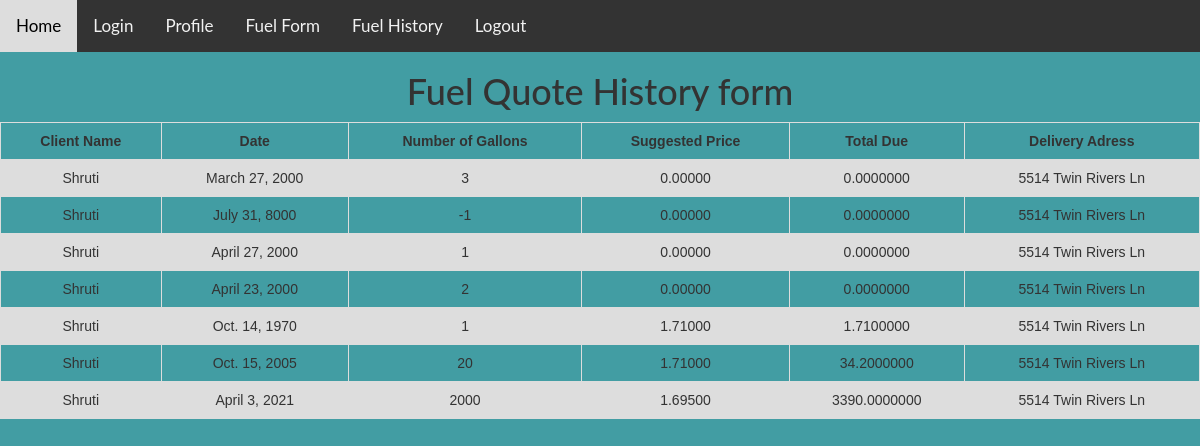
/fuelhistory/ (signed in), run on the app's committed database.
### accounts/models.py (models this page shows, shortened)
class UserProfile(models.Model):
    US_STATES = (('AL', 'Alabama'), ('AK', 'Alaska'), ('AZ', 'Arizona'),
    ('AR', 'Arkansas'), ('CA', 'California'), ('CO', 'Colorado'),
        ('CT', 'Connecticut'), ('DE', 'Delaware'), ('DC', 'District of Columbia'),
        ('FL', 'Florida'), ('GA', 'Georgia'), ('HI', 'Hawaii'), ('ID', 'Idaho'),
        ('IL', 'Illinois'), ('IN', 'Indiana'), ('IA', 'Iowa'), ('KS', 'Kansas'),
        ('KY', 'Kentucky'), ('LA', 'Louisiana'), ('ME', 'Maine'), ('MD', 'Maryland'),
        ('MA', 'Massachusetts'), ('MI', 'Michigan'), ('MN', 'Minnesota'),
        ('MS', 'Mississippi'), ('MO', 'Missouri'), ('MT', 'Montana'), ('NE', 'Nebraska'),
        ('NV', 'Nevada'), ('NH', 'New Hampshire'), ('NJ', 'New Jersey'), ('NM', 'New Mexico'), ('NY', 'New York'),
        ('NC', 'North Carolina'), ('ND', 'North Dakota'), ('OH', 'Ohio'), ('OK', 'Oklahoma'), ('OR', 'Oregon'),
        ('PA', 'Pennsylvania'), ('RI', 'Rhode Island'), ('SC', 'South Carolina'),
        ('SD', 'South Dakota'), ('TN', 'Tennessee'), ('TX', 'Texas'), ('UT', 'Utah'),
        ('VT', 'Vermont'), ('VA', 'Virginia'), ('WA', 'Washington'),
        ('WV', 'West Virginia'), ('WI', 'Wisconsin'), ('WY', 'Wyoming'))
    user = models.OneToOneField(
        User,
        on_delete=models.CASCADE,
    )
    Full_Name =models.CharField(max_length=50, default='', blank = False)
    Address1 = models.CharField(max_length=100, default='', blank=False)
    Address2 = models.CharField(max_length=100, default='', blank= True)
    City = models.CharField(max_length=100, default='', blank = False)
    State = models.CharField(max_length=5, choices=US_STATES, blank=False)
    Zipcode = models.CharField(max_length=9, blank=False, default='')

class UserFuelForm(models.Model):
    user = models.ForeignKey(User, on_delete=models.CASCADE, verbose_name="related user")
    gallsRequested = models.IntegerField('Gallons Requested', default=1)
    deliveryAddress = models.CharField('Delivery Address', max_length=100, default='', blank= True)
    deliveryDate =  models.DateField()
    suggPrice = models.DecimalField('Suggested Price', decimal_places=7,
                                max_digits=100, default=Decimal('0.00000'))
    total = models.DecimalField('Total (Price * Gallons)', decimal_places=7,
                                max_digits=100, default=Decimal('0.00000'))  # total will be calculated by (suggPrice*gallsRequested)

### accounts/views.py (the view)
# urls.py: path('fuelhistory/', views.fuelhistory, name= 'fuelhistory'),
def fuelhistory(request):
    history = UserFuelForm.objects.filter(user = request.user)
    return render(request, 'fuelhistory.html', context={"history": history})

### accounts/templates/fuelhistory.html (shortened to what this page needs)
{% extends 'base.html' %}
    {% block body %}
<html>
<head>
</head>
<body>
<h1> Fuel Quote History form </h1>
<table>
    <tr>
      <th>Client Name</th>
      <th>Date</th>
      <th>Number of Gallons</th>
    <th>Suggested Price </th>
    <th>Total Due</th>
    <th>Delivery Adress</th>
    </tr>
      {% for entry in history %}
      <tr>
      <td>{{user.userprofile.Full_Name}}</td>
      <td>{{entry.deliveryDate}}</td>
      <td>{{entry.gallsRequested}}</td>
      <td>{{entry.suggPrice|floatformat:5}}</td>
      <td>{{entry.total}}</td>
      <td>{{user.userprofile.Address1}}</td>
      </tr>
      {% endfor %}
</table>
    {% endblock %}

### accounts/templates/base.html (shortened to what this page needs)
<!DOCTYPE html>
<html>
<head>
    <link rel="stylesheet" href="https://maxcdn.bootstrapcdn.com/bootstrap/3.3.7/css/bootstrap.min.css"
>
</head>
  <body>
<body>
<center>
<div class="topnav">
  <a href="/">Home</a>
  <a href='/login'>Login</a>
  <a href='/profile'>Profile</a>
  <a href= '/fuelform'>Fuel Form</a>
  <a href='/fuelhistory'>Fuel History</a>
  <a href = '/logout'>Logout</a>
</center>
    {% block body %}{% endblock %}
    <body style="background-color:rgb(66, 157, 163)">
  </body>
</html>

### accounts/templates/base.html (style rules this page uses)
body { margin: 0; font-family: Arial, Helvetica, sans-serif; }
.topnav { overflow: hidden; background-color: #333; }
.topnav a { float: left; color: #f2f2f2; text-align: center; padding: 14px 16px; text-decoration: none; font-size: 17px; }

### accounts/templates/fuelhistory.html (style rules this page uses)
h1 { text-align: center; }
table { font-family: arial, sans-serif; width: 100%; }
td, th { border: 1px solid #dddddd; text-align: center; padding: 8px; }
tr:nth-child(even) { background-color: #dddddd; }
* { box-sizing: border-box }
body { font-family: "Lato", sans-serif; }

### data on the page
UserFuelForm: deliveryDate "March 27, 2000", gallsRequested "3", suggPrice "0.00000", total "0.0000000"
UserFuelForm: deliveryDate "July 31, 8000", gallsRequested "-1", suggPrice "0.00000", total "0.0000000"
UserFuelForm: deliveryDate "April 27, 2000", gallsRequested "1", suggPrice "0.00000", total "0.0000000"
UserFuelForm: deliveryDate "April 23, 2000", gallsRequested "2", suggPrice "0.00000", total "0.0000000"
UserFuelForm: deliveryDate "Oct. 14, 1970", gallsRequested "1", suggPrice "1.71000", total "1.7100000"
UserFuelForm: deliveryDate "Oct. 15, 2005", gallsRequested "20", suggPrice "1.71000", total "34.2000000"
UserFuelForm: deliveryDate "April 3, 2021", gallsRequested "2000", suggPrice "1.69500", total "3390.0000000"

### other printed values
{{ user.userprofile.Full_Name }} "Shruti"
{{ user.userprofile.Address1 }} "5514 Twin Rivers Ln"
